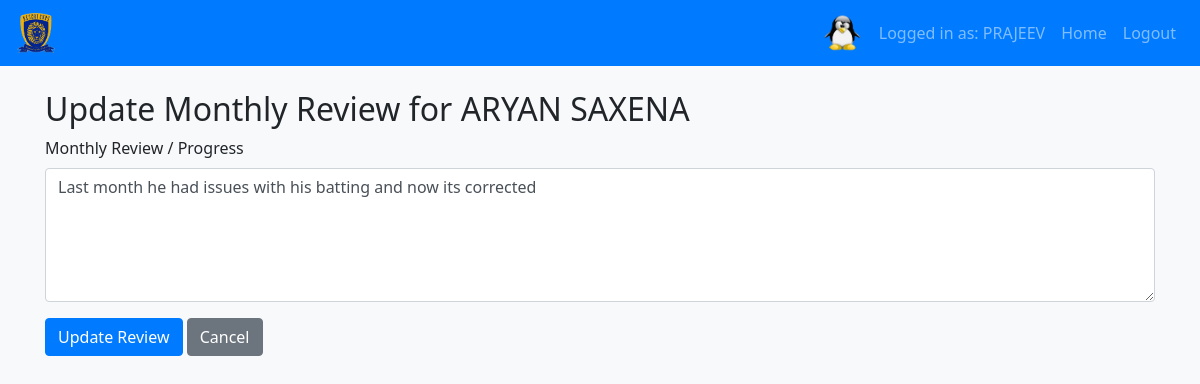
The app's page /coach/update_review/1 (signed in) with its own data.
### app.py (models this page shows, shortened)
class User(UserMixin, db.Model):
    id = db.Column(db.Integer, primary_key=True)
    username = db.Column(db.String(150), unique=True, nullable=False)
    password_hash = db.Column(db.String(150), nullable=False)
    role = db.Column(db.String(50), nullable=False)  # 'sys_admin', 'admin', 'coach'
    full_name = db.Column(db.String(150))
    branch = db.Column(db.String(150))
    email = db.Column(db.String(150))
    profile_photo = db.Column(db.String(200))
    experience = db.Column(db.String(150))
    qualification = db.Column(db.String(150))
    assigned_admin_id = db.Column(db.Integer, db.ForeignKey('user.id'), nullable=True)
    coaches = db.relationship('User', backref='admin_officer', remote_side=[id], lazy=True)

class Player(db.Model):
    id = db.Column(db.Integer, primary_key=True)
    full_name = db.Column(db.String(150), nullable=False)
    email = db.Column(db.String(150))
    branch = db.Column(db.String(150))
    assigned_squad = db.Column(db.String(100))
    date_of_birth = db.Column(db.Date)
    key_features = db.Column(db.Text)
    monthly_review = db.Column(db.Text, default="")
    profile_photo = db.Column(db.String(200))
    coach_id = db.Column(db.Integer, db.ForeignKey('user.id'), nullable=False)
    payments = db.relationship('Payment', backref='player', lazy=True)
    attendances = db.relationship('Attendance', backref='player', lazy=True)

### app.py (the view)
@app.route('/coach/update_review/<int:player_id>', methods=['GET', 'POST'])
@login_required
def update_review(player_id):
    if current_user.role != 'coach':
        flash("Access denied.", "danger")
        return redirect(url_for('dashboard'))
    player = Player.query.get_or_404(player_id)
    if player.coach_id != current_user.id:
        flash("Not authorized.", "danger")
        return redirect(url_for('dashboard_coach'))
    if request.method == 'POST':
        review = request.form.get('monthly_review')
        player.monthly_review = review
        db.session.commit()
        flash("Monthly review updated.", "success")
        return redirect(url_for('player_detail', player_id=player.id))
    return render_template('coach_update_review.html', player=player)

### app.py (called while the page is built)
@login_manager.user_loader
def load_user(user_id):
    return User.query.get(int(user_id))

### templates/coach_update_review.html
{% extends "base.html" %}
{% block content %}
<h2>Update Monthly Review for {{ player.full_name }}</h2>
<form method="POST" action="{{ url_for('update_review', player_id=player.id) }}">
  <div class="form-group">
    <label for="monthly_review">Monthly Review / Progress</label>
    <textarea class="form-control" name="monthly_review" rows="5" placeholder="Enter review or progress details">{{ player.monthly_review }}</textarea>
  </div>
  <button type="submit" class="btn btn-primary">Update Review</button>
  <a href="{{ url_for('player_detail', player_id=player.id) }}" class="btn btn-secondary">Cancel</a>
</form>
{% endblock %}

### templates/base.html (shortened to what this page needs)
<!DOCTYPE html>
<html lang="en">
<head>
  <link rel="stylesheet" href="https://stackpath.bootstrapcdn.com/bootstrap/4.5.2/css/bootstrap.min.css">
  <link rel="stylesheet" href="https://cdnjs.cloudflare.com/ajax/libs/animate.css/4.1.1/animate.min.css"/>
  <link rel="stylesheet" href="{{ url_for('static', filename='css/style.css') }}">
</head>
<body>
  <nav class="navbar navbar-expand-lg navbar-dark bg-primary">
    <a class="navbar-brand" href="{{ url_for('dashboard') }}">
      <img src="{{ url_for('static', filename='img/logo.png') }}" alt="Logo" style="height:40px;">
    </a>
    <div class="collapse navbar-collapse" id="navbarNav">
      <ul class="navbar-nav ml-auto">
        {% if current_user.is_authenticated %}
          <li class="nav-item d-flex align-items-center">
            {% if current_user.profile_photo %}
              <img src="{{ url_for('static', filename=current_user.profile_photo.split('static/')[-1]) }}"
                   alt="Profile"
                   class="rounded-circle mr-2"
                   width="40">
            {% endif %}
            <span class="nav-link mb-0">Logged in as: {{ current_user.username }}</span>
          </li>
          <li class="nav-item">
            <a class="nav-link" href="{{ url_for('dashboard') }}">Home</a>
          </li>
          <li class="nav-item">
            <a class="nav-link" href="{{ url_for('logout') }}">Logout</a>
          </li>
        {% endif %}
      </ul>
    </div>
  </nav>
  <div class="container mt-4">
    {% block content %}{% endblock %}
  </div>
</body>
</html>

### static/css/style.css (style rules this page uses)
body { background-color: #f8f9fa; font-family: "Segoe UI", Tahoma, Geneva, Verdana, sans-serif; }
.navbar { background-color: #007bff; }
.btn-primary { background-color: #007bff; border-color: #007bff; transition: background-color 0.3s ease; }

### records on screen
User: profile_photo (picture), username "PRAJEEV"
Player: full_name "ARYAN SAXENA", monthly_review "Last month he had issues with his batting and now its corrected"
